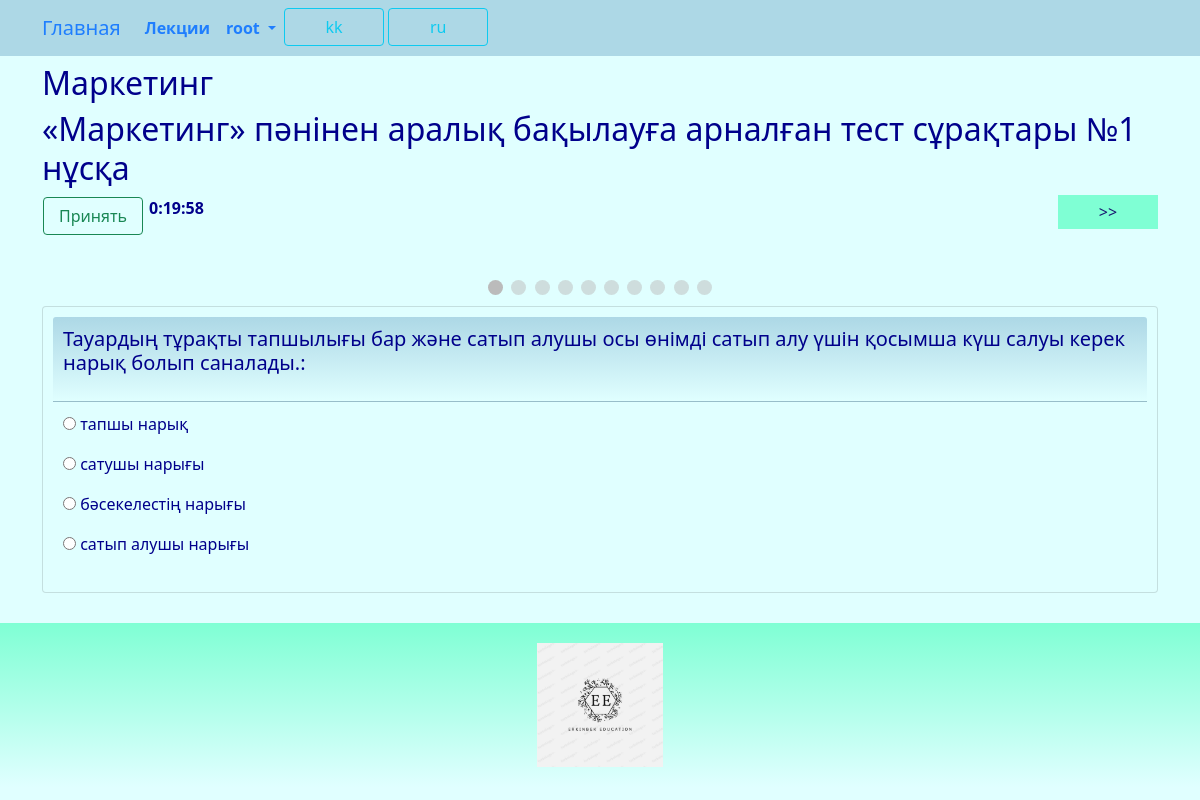
/teststask/run/1/ (signed in), run on the app's committed database.
### guide/models.py (models this page shows, shortened)
class Category(models.Model):
    title = models.CharField(_('category_title'), max_length=128, unique=True)
    class Meta:
        db_table = 'category'
    def __str__(self):
        return "{}".format(self.title)

class Teststask(models.Model):
    category = models.ForeignKey(Category, related_name='teststask_category', on_delete=models.CASCADE)
    title = models.CharField(_('teststask_title'), max_length=255)
    details = models.TextField(_('teststask_details'), blank=True, null=True)
    minutes = models.IntegerField(_('minutes'))
    limit = models.IntegerField(_('limit'))
    class Meta:
        db_table = 'teststask'
        indexes = [
            models.Index(fields=['title']),
        ]
        ordering = ['title']

class Question(models.Model):
    teststask = models.ForeignKey(Teststask, related_name='question_teststask', on_delete=models.CASCADE)
    question = models.TextField(_('question'))
    photo = models.ImageField(_('photo'), upload_to='images/', blank=True, null=True)
    reply1 = models.TextField(_('reply1'))
    ok1 = models.BooleanField(_('ok1'), default = False)
    reply2 = models.TextField(_('reply2'))
    ok2 = models.BooleanField(_('ok2'), default = False)
    reply3 = models.TextField(_('reply3'), blank=True, null=True)
    ok3 = models.BooleanField(_('ok3'), default = False)
    reply4 = models.TextField(_('reply4'), blank=True, null=True)
    ok4 = models.BooleanField(_('ok4'), default = False)
    reply5 = models.TextField(_('reply5'), blank=True, null=True)
    ok5 = models.BooleanField(_('ok5'), default = False)
    class Meta:
        db_table = 'question'
    def multi(self):
        i = 0
        if self.ok1 == True:
            i = i + 1
        if self.ok2 == True:
            i = i + 1
        if self.ok3 == True:
            i = i + 1
        if self.ok4 == True:
            i = i + 1
        if self.ok5 == True:
            i = i + 1
        if i > 1:
            return True
        else:
            return False

### guide/views.py (the view)
# urls.py: path('teststask/run/<int:id>/', views.teststask_run, name='teststask_run'),
@login_required
def teststask_run(request, id):
    try:
        question = Question.objects.filter(teststask_id=id).order_by('id')
        teststask = Teststask.objects.get(id=id)
        teststask_category = teststask.category
        teststask_title = teststask.title
        limit = teststask.limit
        print("limit: ", limit)
        minutes = teststask.minutes
        print("minutes: ", minutes)
        if ('accept_btn' in request.POST) or ('accept_timer_btn' in request.POST):
            dictionary_answer = {}
            for key, value in request.POST.items():
                if key != 'csrfmiddlewaretoken':
                    if key != 'accept_btn':
                        dictionary_answer.update({key:value})
            print("dictionary_answer: ", dictionary_answer)
            answers = {}
            for key in dictionary_answer:
                question_id = key[5:len(key)]           # выделить id вопроса
                if key[0:5]=='radio':                   # У вопроса только один вариант ответа
                    answers.update({ question_id : dictionary_answer[key][2:3]})
                if key[0:4]=='cbox':                    # У вопроса может быть несколько вариантов ответов
                    total = ''                          # Ответы на вопрос в виде 134 (выбраны первый, третий и четвертый варианты ответов)
                    temp = dictionary_answer            # Для перебора всех ответов на вопрос с данным question_id
                    for key in temp:
                        if key[5:len(key)] == question_id:
                            total = total + dictionary_answer[key][2:3]
                    answers.update({question_id : total})
            print("answers: ", answers) # {'31': '1', '32': '2', '33': '3', '34': '4', '35': '5', '36': '1', '37': '2', '38': '3', '39': '4', '40': '5', '41': '1', '42': '2', '43': '3', '44': '4', '45': '5'}
            question2 = Question.objects.values('id', 'ok1', 'ok2', 'ok3', 'ok4', 'ok5').filter(teststask_id=id)
            dictionary_question = [entry for entry in question2]
            print("dictionary_question ", dictionary_question) #  [{'id': 16, 'ok1': False, 'ok2': False, 'ok3': False, 'ok4': True, 'ok5': False}, {'id': 17, 'ok1': False, 'ok2': True, 'ok3': False, 'ok4': False, 'ok5': False}, {'id': 18, 'ok1': False, 'ok2': False, 'ok3': False, 'ok4': True, 'ok5': False}, {'id': 19, 'ok1': False, 'ok2': False, 'ok3': False, 'ok4': False, 'ok5': True}, {'id': 20, 'ok1': False, 'ok2': False, 'ok3': False, 'ok4': True, 'ok5': False}, {'id': 21, 'ok1': False, 'ok2': False, 'ok3': False, 'ok4': False, 'ok5': True}, {'id': 22, 'ok1': False, 'ok2': True, 'ok3': False, 'ok4': False, 'ok5': False}, {'id': 23, 'ok1': False, 'ok2': False, 'ok3': False, 'ok4': False, 'ok5': True}, {'id': 24, 'ok1': True, 'ok2': False, 'ok3': False, 'ok4': False, 'ok5': False}, {'id': 25, 'ok1': False, 'ok2': False, 'ok3': True, 'ok4': False, 'ok5': False}, {'id': 26, 'ok1': False, 'ok2': False, 'ok3': False, 'ok4': False, 'ok5': False}, {'id': 27, 'ok1': False, 'ok2': False, 'ok3': False, 'ok4': False, 'ok5': True}, {'id': 28, 'ok1': False, 'ok2': True, 'ok3': False, 'ok4': False, 'ok5': False}, {'id': 29, 'ok1': False, 'ok2': False, 'ok3': False, 'ok4': True, 'ok5': False}, {'id': 30, 'ok1': False, 'ok2': False, 'ok3': False, 'ok4': True, 'ok5': False}]
            questions = {}
            for d in dictionary_question:
                total = ''
                if d['ok1'] == True:
                    total = total + '1'
                if d['ok2'] == True:
                    total = total + '2'
                if d['ok3'] == True:
                    total = total + '3'
                if d['ok4'] == True:
                    total = total + '4'
                if d['ok5'] == True:
                    total = total + '5'
                questions.update({str(d['id']): total})
            print("questions ", questions)  #   {'16': '4', '17': '2', '18': '4', '19': '5', '20': '4', '21': '5', '22': '2', '23': '5', '24': '1', '25': '3', '26': '', '27': '5', '28': '2', '29': '4', '30': '4'}
            total_questions = len(question)    # Всего вопросов
            print("total_questions ", total_questions)
            answered = {key: int(questions[key])-int(answers[key]) for key in questions if key in answers}
            print("answered ", answered) # 'id вопроса': 'результат проверки, если =0 то ответ правильный' {'31': 0, '32': 0, '33': 0, '34': -2, '35': -4, '36': 0, '37': 0, '38': 0, '39': 0, '40': 2, '41': 0, '42': 0, '43': 0, '44': 0, '45': -1}
            total_answered = len(answered)      # Всего отвечено
            print("total_answered ", total_answered)
            answered_correctly = 0              # Правильно отвечено
            wrong_answers = ""      # Неправильные ответы (список)
            for key, values in answered.items():
                if values == 0:
                    answered_correctly += 1
                    print("Правильно отвечено: key (id вопроса) ", key)
                else:
                    print("Неправильно отвечено: key (id вопроса)", key)
                    wrong_answers = wrong_answers + get_question_by_id(key) + "\n"
            print("answered_correctly ", answered_correctly)
            print("wrong_answers ", wrong_answers)
            print("answered_correctly/total_questions ", answered_correctly/total_questions)
            if (answered_correctly/total_questions)*100 >= limit:
                res = _('Test task completed')
            else:
                res = _('Test task failed')
            if (wrong_answers != ""):
                res = res + "\n" + _('Wrong answers') + ":\n" + wrong_answers
            protocol = Protocol()
            protocol.teststask_id = id
            protocol.result = (answered_correctly/total_questions)*100
            protocol.details = _('Total Questions')+ ': ' + str(total_questions) + '. ' + _('Total replied') + ': ' + str(total_answered) + '. ' + _('Correctly answered') + ': ' + str(answered_correctly) + ', (' + str(round((answered_correctly/total_questions)*100,1)) + ' %). ' + res
            protocol.user_id = request.user.id
            protocol.save()
            return HttpResponseRedirect(reverse('protocol_list'))
        else:
            return render(request, "teststask/run.html", {"question": question, 'minutes': minutes, 'teststask_category': teststask_category, 'teststask_title': teststask_title})
    except Teststask.DoesNotExist:
        return HttpResponseNotFound("<h2>Teststask not found</h2>")
    except Exception as exception:
        print(exception)
        return HttpResponse(exception)

### templates/teststask/run.html (shortened to what this page needs)
{% extends "base.html" %}
{% load i18n %}
{% block content %}
<h2>{{ teststask_category }}</h2>
<h2>{{ teststask_title }}</h2>
{% if question.count > 0 %}
	<form class="form-horizontal" enctype="multipart/form-data" method="post">
		<div style="overflow:auto;">
			<div style="float:left;">
				<table>
					<tr>
						<td>
							<button type="submit" style="width:100px" id="accept_btn" name="accept_btn" class="btn btn-outline-success" onclick="return confirm('Завершить тест?')">{% trans "Accept" %}</button>
						</td>
						<td>
						</td>
						<td>
						</td>
						<td>
							<p id="display" style="font-weight: bold; "><strong>{{ minutes }}</strong></p>
						</td>
					</tr>
				</table>
			</div>
			<div style="float:right;">
				<button type="button" id="nextBtn" onclick="nextPrev(1)">{% trans "Next" %}</button>
			</div>
		</div>
		<div style="text-align:center;margin-top:40px;">
			{% for q in question %}
				<span class="step"></span>
			{% endfor %}
		</div>
		{% for q in question %}
		<div class="tab">
			<div class="card" style="width:100%;">
				<div class="card-header">
					<h5 class="mb-0">{{ q.question | safe | linebreaks }}</h5>
				</div>
				<div class="card-body">
					<div class="row">
						<div class="col-md-8">
							{% if q.multi == True %}
								<p><input type="checkbox"  name="cbox1{{ q.id }}" value="on1" /> {{ q.reply1 | safe }}<br />
								{% if q.reply2 != "" %}
									<p><input type="checkbox"  name="cbox2{{ q.id }}" value="on2" /> {{ q.reply2 | safe }}</p>
								{% endif %}
								{% if q.reply3 != "" %}
									<p><input type="checkbox"  name="cbox3{{ q.id }}" value="on3" /> {{ q.reply3 | safe }}</p>
								{% endif %}
								{% if q.reply4 != "" %}
									<p><input type="checkbox"  name="cbox4{{ q.id }}" value="on4" /> {{ q.reply4 | safe }}</p>
								{% endif %}
								{% if q.reply5 != "" %}
									<p><input type="checkbox"  name="cbox5{{ q.id }}" value="on5" /> {{ q.reply5 | safe }}</p>
								{% endif %}
							{% else %}
								<p><input type="radio"  name="radio{{ q.id }}" value="on1" /> {{ q.reply1 | safe }}</p>
								{% if q.reply2 != "" %}
									<p><input type="radio"  name="radio{{ q.id }}" value="on2" /> {{ q.reply2 | safe }}</p>
								{% endif %}
								{% if q.reply3 != "" %}
									<p><input type="radio"  name="radio{{ q.id }}" value="on3" /> {{ q.reply3 | safe }}</p>
								{% endif %}
								{% if q.reply4 != "" %}
									<p><input type="radio"  name="radio{{ q.id }}" value="on4" /> {{ q.reply4 | safe }}</p>
								{% endif %}
							{% endif %}
						</div>
						<div class="col-md-4">
						</div>
					</div>
				</div>
			</div>
		</div>
		{% endfor %}
		<div class="div-button-center">
		</div>
	</form>
{% else %}
<a href="{% url 'teststask_list'%}">{% trans "Not question" %}</a>
{% endif %}
{% endblock content %}

### templates/base.html (shortened to what this page needs)
<!DOCTYPE html>
{% load static %}
{% load i18n %}
<html>
<head>
	<link href="https://cdn.jsdelivr.net/npm/bootstrap@5.0.2/dist/css/bootstrap.min.css" rel="stylesheet">
	<link rel="stylesheet" href="{% static 'css/styles.css' %}" />
	<link rel="stylesheet" href="{% static 'css/choosen.css' %}" />
</head>
<nav class="navbar navbar-expand-lg justify-content-center">
	<div class="container">
		<div class="collapse navbar-collapse" id="mainMenu">
			<ul class="navbar-nav me-auto mb-2 mb-lg-0">
				<a class="navbar-brand" href="{{ HTTP_HOST }}/">{% trans "Home" %}</a>
				<li class="nav-item">
					<a class="nav-link" href="{% url 'lecture' %}">{% trans "lectures" %}</a>
				</li>
				{% if user.is_authenticated %}
				<li class="nav-item dropdown">
					<a class="nav-link dropdown-toggle" href="#" id="navbarDropdown" role="button" data-bs-toggle="dropdown" aria-expanded="false">
						{{ user.username }}
					</a>
				</li>
				{% else %}
				<form class="form-inline ml-auto">
					<a href="{% url 'login' %}" class="btn btn-outline-secondary">{% trans "Log In" %}</a>
					<a href="{% url 'signup' %}" class="btn btn-primary ml-2">{% trans "Sign up" %}</a>
				</form>
				{% endif %}
				<form action="{% url 'set_language' %}" method="post">
					{% get_current_language as LANGUAGE_CODE %}
					{% get_available_languages as LANGUAGES %}
					{% get_language_info_list for LANGUAGES as languages %}
					{% for language in languages %}
					<button type="submit" class="btn btn-outline-info" name="language" value="{{ language.code }}">
						{{ language.code }}
					</button>
					{% endfor %}
				</form>
			</ul>
		</div>
	</div>
</nav>
<body>
	<div class="container">
		{% block content%}{% endblock content %}
	</div>
</body>
<footer class="container-fluid text-center bg-lightgray">
	<div class="copyrights">
		<img src="{% static 'images/logo.jpg' %}" alt="logo" style="height:144px; padding: 10px;">
	</div>
</footer>
<link rel="stylesheet" href="https://cdn.datatables.net/1.13.8/css/dataTables.bootstrap5.min.css">
<link href="{% static 'css/jquery.fancybox.min.css' %}" rel="stylesheet">
</html>

### data on the page
Category: title "Маркетинг"
Teststask: title "«Маркетинг» пәнінен аралық бақылауға арналған тест сұрақтары №1 нұсқа"
Question: question "Тауардың тұрақты тапшылығы бар және сатып алушы осы өнімді сатып алу үшін қосымша күш салуы керек нарық болып саналады.:", reply1 "тапшы нарық", reply2 "сатушы нарығы", reply3 "бәсекелестің нарығы", reply4 "сатып алушы нарығы"

### other printed values
{{ user.username }} "root"
{{ language.code }} "kk" "ru"
